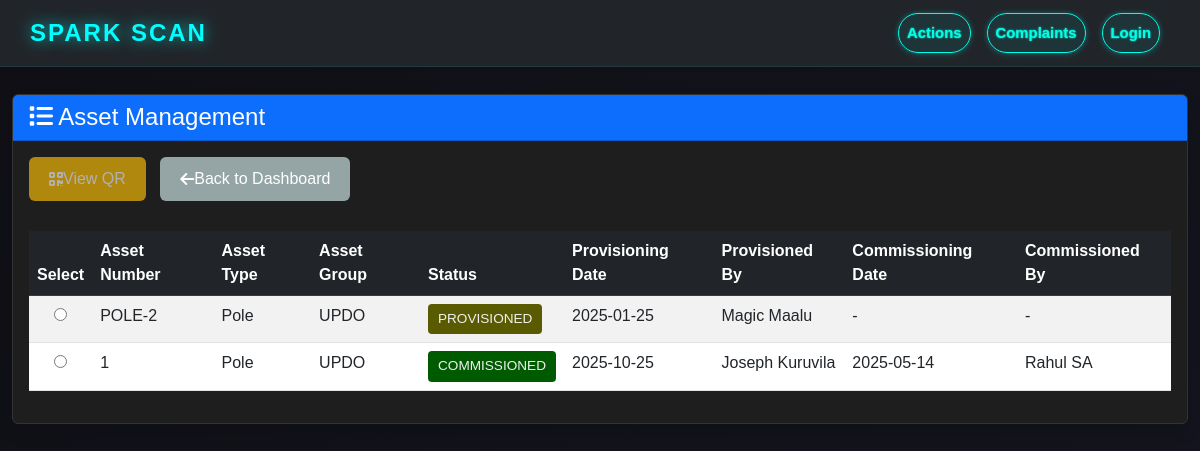
Page /asset/list/ on the earlier database version.
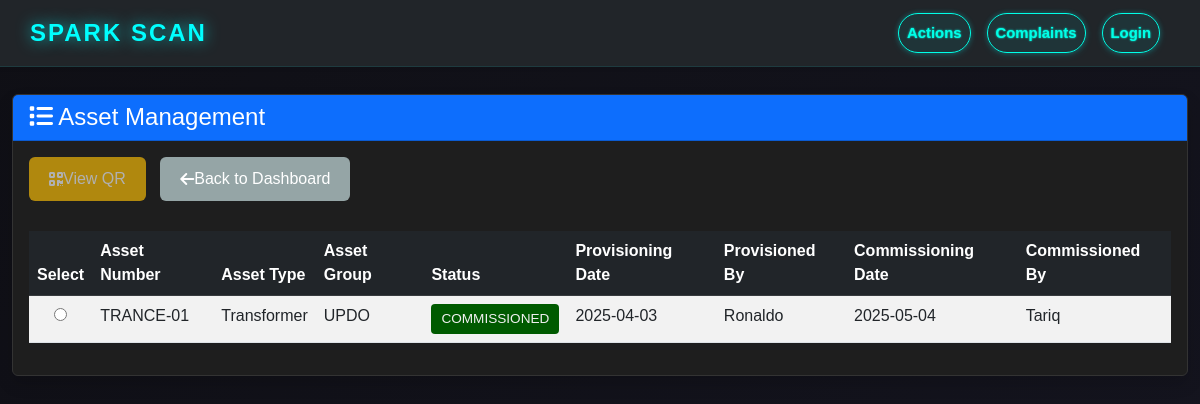
Same page on the later database version.
### asset/models.py (models this page shows, shortened)
class Asset(models.Model):
    asset_type = models.CharField(max_length=20, choices=ASSET_TYPE_CHOICES)
    asset_number = models.CharField(max_length=50, unique=True)
    asset_group = models.CharField(max_length=10, choices=ASSET_GROUP_CHOICES)
    status = models.CharField(max_length=20, choices=STATUS_CHOICES, default='PROVISIONED')
    provisioning_date = models.DateField()
    provisioned_by = models.CharField(max_length=100)
    planned_location = models.TextField(help_text="Planned installation location description")
    commissioning_date = models.DateField(null=True, blank=True)
    commissioned_by = models.CharField(max_length=100, null=True, blank=True)
    actual_location = models.TextField(null=True, blank=True, help_text="Actual installed location")
    latitude = models.DecimalField(max_digits=9, decimal_places=6, null=True, blank=True)
    longitude = models.DecimalField(max_digits=9, decimal_places=6, null=True, blank=True)
    dmm = models.CharField(max_length=20, choices=DMM_CHOICES)
    secondary_connection = models.CharField(max_length=20, choices=SECONDARY_CONNECTION_CHOICES)
    ct_ratio = models.CharField(max_length=20)
    pt_ratio = models.CharField(max_length=20)
    actual_cost = models.DecimalField(max_digits=10, decimal_places=2, null=True, blank=True)
    qr_code = models.ImageField(upload_to='qr_codes/', null=True, blank=True)
    created_at = models.DateTimeField(auto_now_add=True)
    updated_at = models.DateTimeField(auto_now=True)
    class Meta:
        ordering = ['-created_at']

### asset/views.py (the view)
# urls.py: path('list/', views.AssetListView.as_view(), name='asset_list'),
class AssetListView(View):
    template_name = 'asset/asset_list.html'
    def get(self, request):
        assets = Asset.objects.all().order_by('-created_at')
        context = {
            'assets': assets,
            'page_title': 'Asset Management'
        }
        return render(request, self.template_name, context)

### templates/asset/asset_list.html (shortened to what this page needs)
<!DOCTYPE html>
<html lang="en">
<head>
    <link href="https://cdn.jsdelivr.net/npm/bootstrap@5.3.0/dist/css/bootstrap.min.css" rel="stylesheet">
    <link rel="stylesheet" href="https://cdnjs.cloudflare.com/ajax/libs/font-awesome/6.4.0/css/all.min.css">
    <link rel="stylesheet" href="/static/style.css">
</head>
<body>
       <nav class="navbar navbar-expand-lg navbar-dark bg-dark shadow-sm fixed-top">
        <div class="container-fluid">
            <a class="navbar-brand fw-bold glowy-logo" href="{% url 'dashboard:leaflet-map' %}">
                SPARK SCAN
            </a>
            <div class="collapse navbar-collapse justify-content-end" id="navbarMain">
                <ul class="navbar-nav ms-auto action-buttons-right">
                    <li class="nav-item">
                        <a href="{% url 'asset:asset_list' %}" class="nav-link action-btn">Actions</a>
                    </li>
                    <li class="nav-item">
                        <a href="{% url 'citizen_portal:complaint_list' %}" class="nav-link action-btn">Complaints</a>
                    </li>
                    <li class="nav-item dropdown">
                        {% if user.is_authenticated %}
                            <a class="nav-link dropdown-toggle d-flex align-items-center" href="#" id="userDropdown"
                            role="button" data-bs-toggle="dropdown" aria-expanded="false">
                                <div class="profile-icon">
                                    {{ user.username.0|upper }}
                                </div>
                            </a>
                            <ul class="dropdown-menu dropdown-menu-end profile-dropdown" aria-labelledby="userDropdown">
                                <li class="dropdown-header text-center">
                                    <div class="profile-icon-large mb-2">
                                        {{ user.username.0|upper }}
                                    </div>
                                    <div class="user-info">
                                        <strong  style="color: #fff;">{{ user.first_name }} {{ user.last_name }}</strong>
                                        <small class="d-block text-muted" style="color: #aaa !important;">{{ user.email }}</small>
                                        <span class="badge bg-primary mt-1">{{ user.role }}</span>
                                    </div>
                                </li>
                                <li><hr class="dropdown-divider"></li>
                                <li>
                                    <a class="dropdown-item" href="{% url 'authentication:change-password' %}">
                                        <i class="bi bi-key"></i> Change Password
                                    </a>
                                </li>
                                <li>
                                    <a class="dropdown-item text-danger" href="{% url 'authentication:logout' %}">
                                        <i class="bi bi-box-arrow-right"></i> Logout
                                    </a>
                                </li>
                            </ul>
                        {% else %}
                            <a class="nav-link action-btn" href="{% url 'authentication:login' %}">Login</a>
                        {% endif %}
                    </li>
                </ul>
            </div>
        </div>
    </nav>
    <div class="container-fluid mt-4">
        <div class="row">
            <div class="col-12">
                <div class="card shadow">
                    <div class="card-header bg-primary text-white">
                        <h4 class="mb-0">
                            <i class="fas fa-list"></i> Asset Management
                        </h4>
                    </div>
                    <div class="card-body">
                        <div class="d-flex gap-2 mb-3">
                            <div class="action-btn-group">
                                <button type="button" class="btn btn-warning text-white" id="btnViewQR" disabled>
                                    <i class="fas fa-qrcode"></i> View QR
                                </button>
                                <button type="button" class="btn btn-secondary" onclick="window.location.href='{% url 'dashboard:leaflet-map' %}'">
                                    <i class="fas fa-arrow-left"></i> Back to Dashboard
                                </button>
                            </div>
                        </div>
                        <div class="table-responsive">
                            <table class="table table-striped table-hover asset-table" id="assetTable">
                                <thead class="table-dark">
                                    <tr>
                                        <th width="50">Select</th>
                                        <th>Asset Number</th>
                                        <th>Asset Type</th>
                                        <th>Asset Group</th>
                                        <th>Status</th>
                                        <th>Provisioning Date</th>
                                        <th>Provisioned By</th>
                                        <th>Commissioning Date</th>
                                        <th>Commissioned By</th>
                                    </tr>
                                </thead>
                                <tbody>
                                    {% for asset in assets %}
                                    <tr data-asset-id="{{ asset.id }}" data-asset-status="{{ asset.status }}">
                                        <td class="text-center">
                                            <input type="radio" name="selectedAsset" value="{{ asset.id }}" class="asset-radio">
                                        </td>
                                        <td>{{ asset.asset_number }}</td>
                                        <td>{{ asset.get_asset_type_display }}</td>
                                        <td>{{ asset.asset_group }}</td>
                                        <td>
                                            <span class="status-badge status-{{ asset.status|lower }}">
                                                {{ asset.get_status_display }}
                                            </span>
                                        </td>
                                        <td>{{ asset.provisioning_date|date:"Y-m-d" }}</td>
                                        <td>{{ asset.provisioned_by }}</td>
                                        <td>{{ asset.commissioning_date|date:"Y-m-d"|default:"-" }}</td>
                                        <td>{{ asset.commissioned_by|default:"-" }}</td>
                                    </tr>
                                    {% empty %}
                                    <tr>
                                        <td colspan="9" class="text-center text-muted">No assets found</td>
                                    </tr>
                                    {% endfor %}
                                </tbody>
                            </table>
                        </div>
                    </div>
                </div>
            </div>
        </div>
    </div>
</body>
</html>

### static/style.css (style rules this page uses)
:root { --primary-color: #007bff; --primary-hover: #0056b3; --accent-color: #ff8c00; --text-color-dark: #2c3e50; --text-color-nav: #000000; --page-bg: #ffffff; --card-bg: #ffffff; --border-color: #e0e6ed; --shadow-light: 0 4px 12px rgba(0, 0, 0, 0.08); --nav-font-size: 0.8rem; }
* { box-sizing: border-box; margin: 0; padding: 0; }
body { font-family: 'Montserrat', sans-serif; background-color: var(--page-bg); color: var(--text-color-dark); min-height: 100vh; }
.btn { padding: 10px 20px; border: none; border-radius: 6px; font-size: 1rem; cursor: pointer; text-decoration: none; display: inline-flex; align-items: center; font-weight: 500; }
.btn-secondary { background: #95a5a6; color: white; }
.text-center { text-align: center; }
.status-badge { display: inline-block; padding: 5px 15px; border-radius: 20px; font-size: 0.85rem; font-weight: 600; }
.status-badge { padding: 4px 10px; border-radius: 12px; font-size: 13px; text-transform: uppercase; }
.navbar, #top-bar { display: flex; align-items: center; justify-content: space-between; background: #101921; box-shadow: 0 4px 22px rgba(0, 255, 255, 0.10); padding: 10px 28px 10px 18px; border-bottom: 1px solid rgba(0,255,255,0.10); position: fixed; width: 100%; z-index: 990; }
.glowy-logo { font-weight: 700; color: #0ff !important; text-shadow: 0 0 2px #00ffff, 0 0 3px #00ffff; font-size: 1.5rem; letter-spacing: 2px; }
.navbar-nav.ms-auto, .action-buttons-right { display: flex; align-items: center; gap: 16px; margin-left: auto; }
.action-btn { background: rgba(0,255,255,0.07); border: 1.5px solid #00ffe7; color: #00ffe7 !important; border-radius: 22px; padding: 8px 22px; font-weight: 600; font-size: 0.93rem; text-shadow: 0 0 2px #00ffe7; box-shadow: 0 0 5px #0ff4, 0 2px 8px rgba(0, 255, 255, 0.10); transition: background 0.2s, box-shadow 0.2s; cursor: pointer; text-decoration: none; }

### templates/asset/asset_list.html (style rules this page uses)
body { background: linear-gradient(135deg, #0f0f15 0%, #151520 100%); color: #f0f0f0; padding-top: 70px; }
.glowy-logo { color: #00ffff; text-shadow: 0 0 15px rgba(0, 255, 255, 0.7); font-size: 1.5rem; letter-spacing: 2px; }
.container, .card, .modal-content { background-color: #1e1e1e; color: #f0f0f0; border-color: #333; }
.action-btn-group .btn { margin-right: 10px; margin-bottom: 10px; }
.table-responsive { margin-top: 20px; }
.asset-table tbody tr { cursor: pointer; transition: background-color 0.2s; }
.status-badge { padding: 5px 10px; border-radius: 4px; font-size: 0.85rem; font-weight: 500; color: #f0f0f0; }
.status-commissioned { background-color: #005a00; }

Differences in the rows shown:
removed Asset: asset_number "POLE-2", asset_type "Pole", asset_group "UPDO", status "PROVISIONED", provisioning_date "2025-01-25", provisioned_by "Magic Maalu", commissioning_date "-", commissioned_by "-"
removed Asset: asset_number "1", asset_type "Pole", asset_group "UPDO", status "COMMISSIONED", provisioning_date "2025-10-25", provisioned_by "Joseph Kuruvila", commissioning_date "2025-05-14", commissioned_by "Rahul SA"
added Asset: asset_number "TRANCE-01", asset_type "Transformer", asset_group "UPDO", status "COMMISSIONED", provisioning_date "2025-04-03", provisioned_by "Ronaldo", commissioning_date "2025-05-04", commissioned_by "Tariq"
